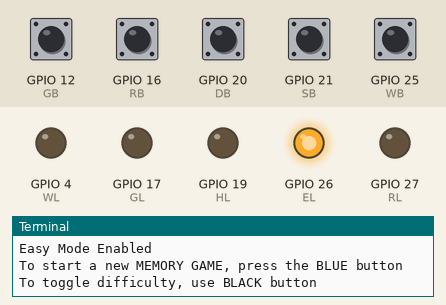
The program below on a simulated Raspberry Pi (BCM pin numbers). Shown: output pins drawn as LEDs (lit = HIGH), the last lines printed to the terminal. Dashed ring = blinking. The test bench sets the inputs (shaded band); at power-on: GPIO 12 (GB), GPIO 16 (RB), GPIO 20 (DB), GPIO 21 (SB), GPIO 25 (WB) HIGH. Random numbers come from a fixed seed.

Above: at 1.2 s.
1.3 s: GPIO 20 (DB) pulled LOW for 1 s
At 1.7 s:
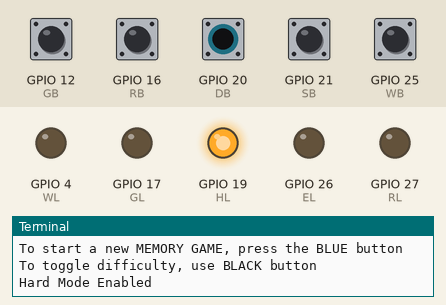
3.8 s: GPIO 21 (SB) pulled LOW for 0.15 s
At 7.1 s:
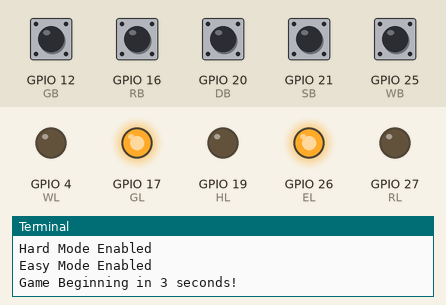
At 9.1 s:
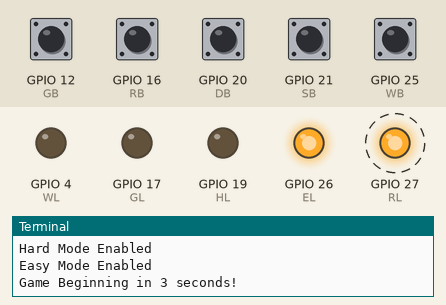
Timing chart, 0 to 15.3 s (numbered marks = the images above; inputs shaded):
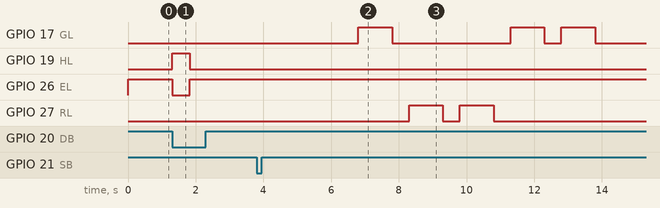

The program:

memgame.py
```python
import RPi.GPIO as GPIO
import time
import numpy as np

GPIO.setwarnings(False)
GPIO.cleanup()
GPIO.setmode(GPIO.BCM)

RB = 16 #red button
GB = 12 #green button
WB = 25 #white button
RL = 27 #red led
GL = 17 #green led
WL = 4  #white led
EL = 26 #ez led
HL = 19 #hard led
SB = 21 #start button
DB = 20 #difficulty button

#set up inputs and outputs
GPIO.setup(RB, GPIO.IN, pull_up_down=GPIO.PUD_UP)
GPIO.setup(GB, GPIO.IN, pull_up_down=GPIO.PUD_UP)
GPIO.setup(WB, GPIO.IN, pull_up_down=GPIO.PUD_UP)
GPIO.setup(SB, GPIO.IN, pull_up_down=GPIO.PUD_UP)
GPIO.setup(DB, GPIO.IN, pull_up_down=GPIO.PUD_UP)
GPIO.setup(RL, GPIO.OUT)
GPIO.setup(GL, GPIO.OUT)
GPIO.setup(WL, GPIO.OUT)
GPIO.setup(EL, GPIO.OUT)
GPIO.setup(HL, GPIO.OUT)

#global variables
mode = 0     #easy or hard mode
gp = 0       #gameplay position
key = []     #answer key
guessno = 0  #guess number
streak = 0   #streak amount

#function resets the global variables
def reset():
    global mode
    mode = 0
    global gp
    gp = 0
    global key
    key = []
    global guessno
    guessno = 0

#turns on the green LED
def green_light():
    GPIO.output(GL, GPIO.HIGH)
    GPIO.output(RL, GPIO.LOW)
    GPIO.output(WL, GPIO.LOW)

#turns on the red LED
def red_light():
    GPIO.output(GL, GPIO.LOW)
    GPIO.output(RL, GPIO.HIGH)
    GPIO.output(WL, GPIO.LOW)

#turns on the white LED
def white_light():
    GPIO.output(GL, GPIO.LOW)
    GPIO.output(RL, GPIO.LOW)
    GPIO.output(WL, GPIO.HIGH)

#turns off all LEDs
def pause_time():
    GPIO.output(GL, GPIO.LOW)
    GPIO.output(RL, GPIO.LOW)
    GPIO.output(WL, GPIO.LOW)

#enables easy mode
def easymode():
    GPIO.output(HL, GPIO.LOW)
    time.sleep(0.01)
    GPIO.output(EL, GPIO.HIGH)
    time.sleep(0.01)
    global mode
    mode = 0
    print('Easy Mode Enabled')

#enabled hard mode
def hardmode():
    GPIO.output(EL, GPIO.LOW)
    time.sleep(0.01)
    GPIO.output(HL, GPIO.HIGH)
    time.sleep(0.01)
    global mode
    mode = 1
    print('Hard Mode Enabled')

#prepares a new game, defaults to easy mode
def startup():
    GPIO.output(WL, GPIO.LOW)
    GPIO.output(GL, GPIO.LOW)
    GPIO.output(RL, GPIO.LOW)
    easymode()
    print('To start a new MEMORY GAME, press the BLUE button')
    print('To toggle difficulty, use BLACK button')

#win circumstance
def win():
    reset()
    print('You have WON the GAME!')
    global streak
    streak += 1
    print('Streak: {}'.format(streak))
    for i in range(10):
        white_light()
        time.sleep(0.1)
        green_light()
        time.sleep(0.1)
        red_light()
        time.sleep(0.1)
    pause_time()
    startup()

#losing circumstance
def lose():
    global streak
    streak = 0
    global mode
    if mode == 0:
        print('You have lost the game on EASY mode...really?')
    elif mode == 1:
        print('You have lost the game, maybe try EASY mode?')
    reset()
    startup()

#checks the answer input
def checkanswer(x):
    global guessno
    global key
    print('Input Recieved')

    if x == key[guessno]:
        guessno += 1
        if guessno == len(key):
            win()
    else:
        lose()

def ezgame():
    global gp
    gp = 1
    randnums = np.random.randint(0,3,5)
    global key
    key = randnums

    i = 0
    while i < len(randnums):
        if randnums[i] == 0:
            red_light()
        elif randnums[i] == 1:
            green_light()
        elif randnums[i] == 2:
            white_light()

        time.sleep(1)
        pause_time()
        time.sleep(0.5)
        i += 1
    gp = 2

def hardgame():
    global gp
    gp = 1
    randnums = np.random.randint(0,3,8)
    global key
    key = randnums

    i = 0
    while i < len(randnums):
        if randnums[i] == 0:
            red_light()
        elif randnums[i] == 1:
            green_light()
        elif randnums[i] == 2:
            white_light()

        time.sleep(1)
        pause_time()
        time.sleep(0.3)
        i += 1
    gp = 2


startup()
while True:
    st = GPIO.input(SB)
    dif_in = GPIO.input(DB)
    wb_in = GPIO.input(WB)
    gb_in = GPIO.input(GB)
    rb_in = GPIO.input(RB)

    if dif_in == False:
        #checks whether or not the game has started
        if gp == 0:
            if mode == 0:
                hardmode()
            elif mode == 1:
                easymode()
        else:
            print('Difficulty cannot be changed during the game!')
        time.sleep(0.5)

    if st == False:
        print('Game Beginning in 3 seconds!')
        time.sleep(3)
        if mode == 0:
            ezgame()
        elif mode == 1:
            hardgame()
        time.sleep(.03)
        print('Input your answer now!')

    if wb_in == False:
        if gp == 2:
            checkanswer(2)
        else:
            print('Cannot enter answer at this time')
        time.sleep(0.2)

    if gb_in == False:
        if gp == 2:
            checkanswer(1)
        else:
            print('Cannot enter answer at this time')
        time.sleep(0.2)

    if rb_in == False:
        if gp == 2:
            checkanswer(0)
        else:
            print('Cannot enter answer at this time')
        time.sleep(0.2)
```

Measured:
- after the input at 1.3 s, GPIO 19 (HL): LOW → HIGH at once, → LOW 0.51 s later; GPIO 26 (EL): HIGH → LOW at once, → HIGH 0.53 s later
- after the input at 3.8 s, GPIO 17 (GL): goes HIGH 1.0 s, LOW 3.5 s, HIGH 1.0 s, LOW 0.50 s, HIGH 1.0 s, then LOW, starting after 3.0 s; GPIO 27 (RL): alternates HIGH for 1.0 s and LOW for 0.50 s, 4 changes in all, then stays LOW, starting after 4.5 s
